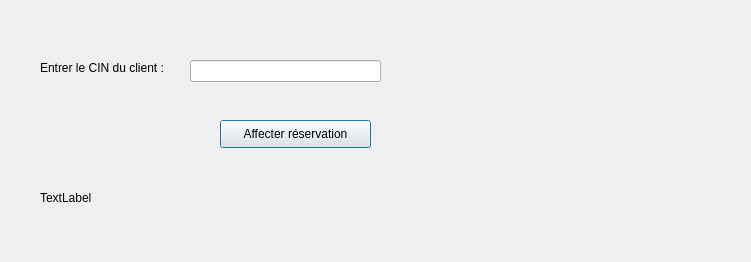
<?xml version="1.0" encoding="UTF-8"?>
<ui version="4.0">
 <class>CinReservation</class>
 <widget class="QDialog" name="CinReservation">
  <property name="geometry">
   <rect>
    <x>0</x>
    <y>0</y>
    <width>751</width>
    <height>262</height>
   </rect>
  </property>
  <property name="windowTitle">
   <string>Dialog</string>
  </property>
  <widget class="QLabel" name="label">
   <property name="geometry">
    <rect>
     <x>40</x>
     <y>60</y>
     <width>141</width>
     <height>16</height>
    </rect>
   </property>
   <property name="text">
    <string>Entrer le CIN du client :</string>
   </property>
  </widget>
  <widget class="QLabel" name="label15">
   <property name="geometry">
    <rect>
     <x>40</x>
     <y>190</y>
     <width>121</width>
     <height>16</height>
    </rect>
   </property>
   <property name="text">
    <string>TextLabel</string>
   </property>
  </widget>
  <widget class="QLineEdit" name="cinres2">
   <property name="geometry">
    <rect>
     <x>190</x>
     <y>60</y>
     <width>191</width>
     <height>22</height>
    </rect>
   </property>
  </widget>
  <widget class="QPushButton" name="affres2_btn">
   <property name="geometry">
    <rect>
     <x>220</x>
     <y>120</y>
     <width>151</width>
     <height>28</height>
    </rect>
   </property>
   <property name="text">
    <string>Affecter réservation</string>
   </property>
  </widget>
 </widget>
 <resources/>
 <connections/>
</ui>
